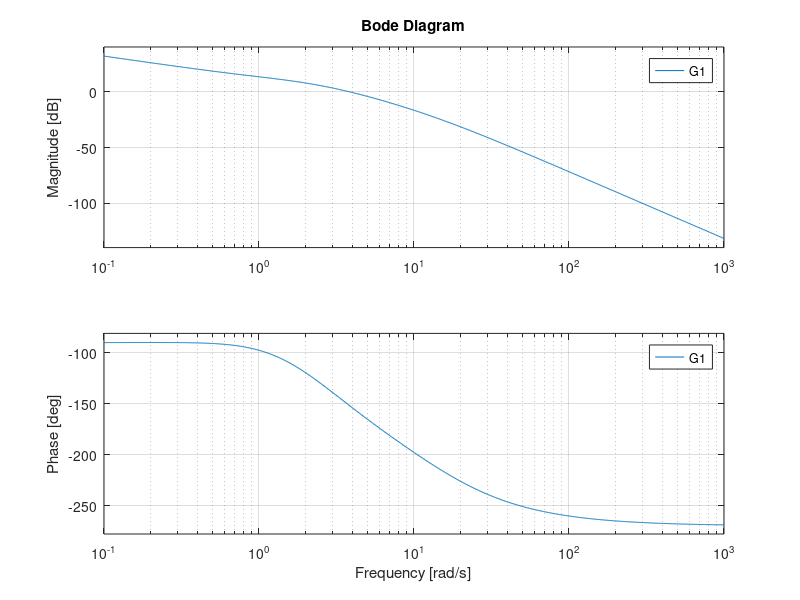
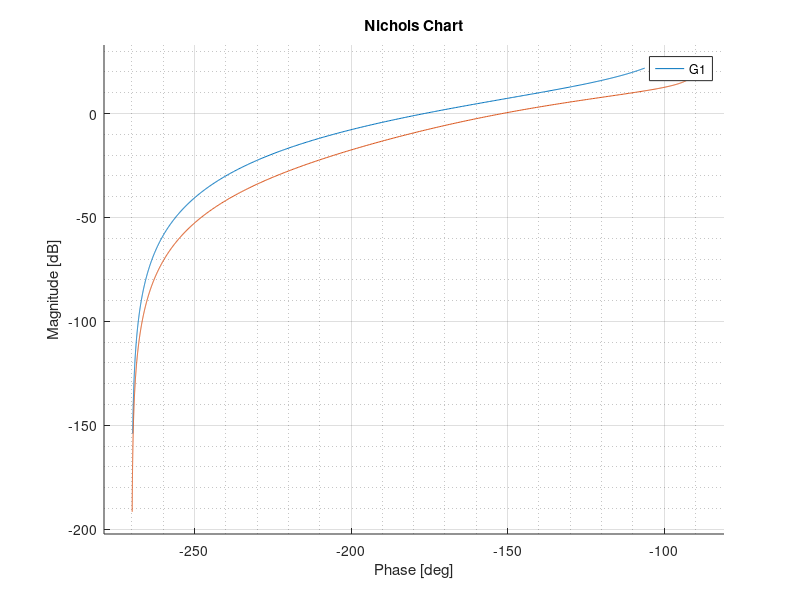
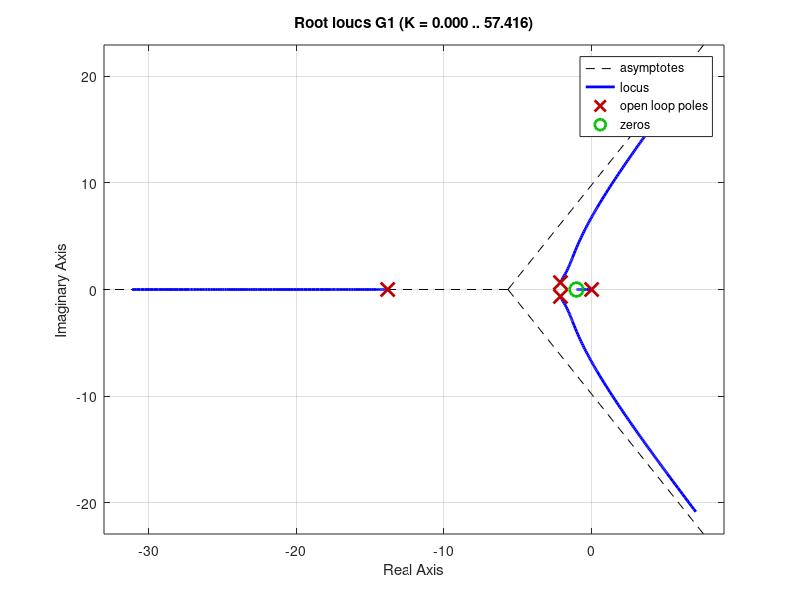

Recreate these plots in MATLAB, in order. (Note: this script raises an error after producing the figures.)
s=tf('s');
G=20/(s^3+4.5*s^2+5*s);
G1=(19.4*s+20)/(0.074*s^4+1.335*s^3+4.686*s^2+5*s);

figure();
hold on;
bode(G)
bode(G1)
legend();
grid on;
hold off;
figure();
hold on;
nichols(G)
nichols(G1)
grid on;
grid minor;
hold off;
figure();
rlocus(G1);
grid on;
stepinfo(G1)